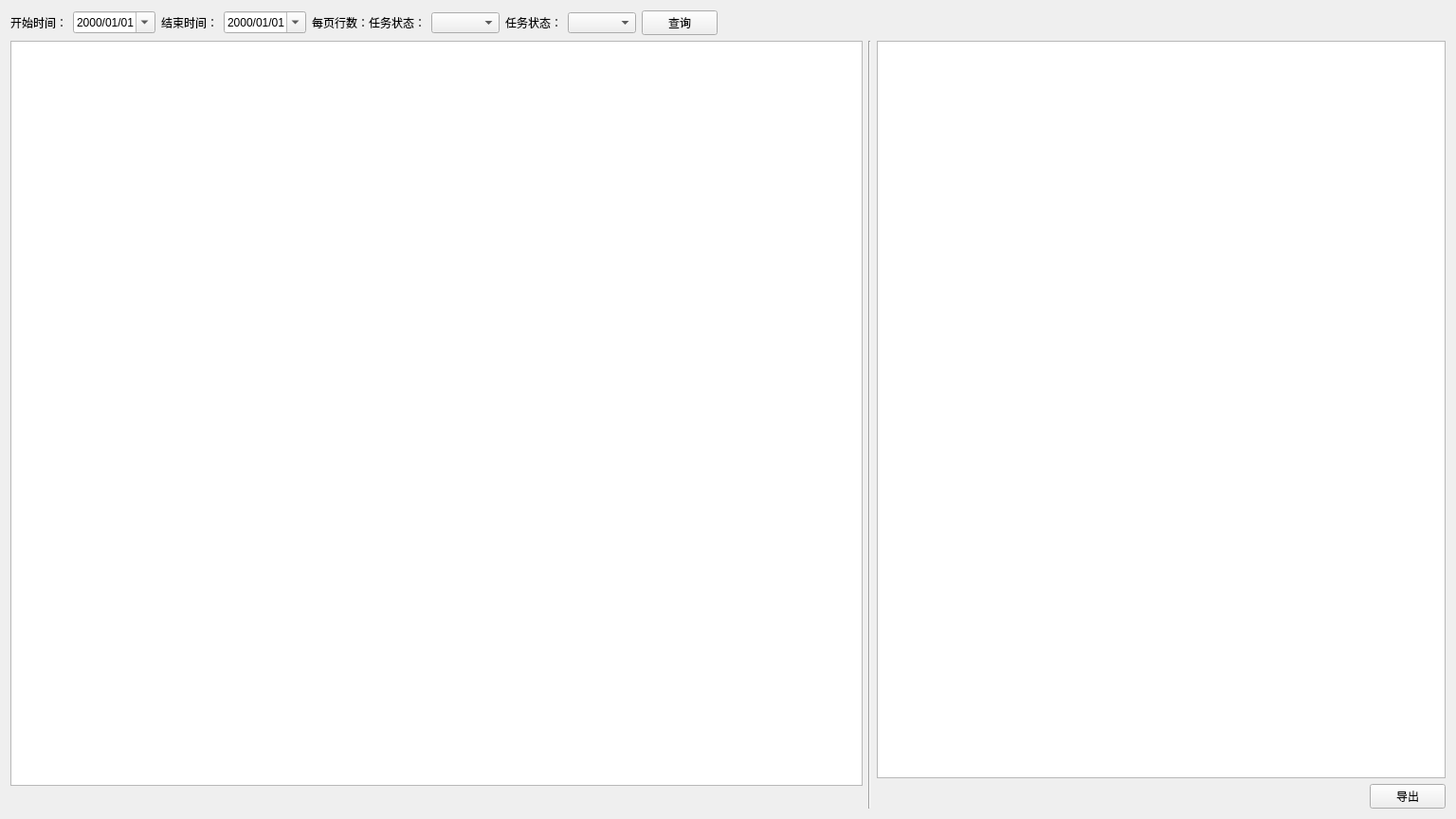
<?xml version="1.0" encoding="UTF-8"?>
<ui version="4.0">
 <class>TaskReportTableWidget</class>
 <widget class="QWidget" name="TaskReportTableWidget">
  <property name="geometry">
   <rect>
    <x>0</x>
    <y>0</y>
    <width>1536</width>
    <height>864</height>
   </rect>
  </property>
  <property name="windowTitle">
   <string>TaskReportTableWidget</string>
  </property>
  <layout class="QVBoxLayout" name="verticalLayout_3">
   <item>
    <layout class="QHBoxLayout" name="horizontalLayout">
     <item>
      <widget class="QLabel" name="label">
       <property name="text">
        <string>开始时间：</string>
       </property>
      </widget>
     </item>
     <item>
      <widget class="QDateEdit" name="startDate">
       <property name="correctionMode">
        <enum>QAbstractSpinBox::CorrectToNearestValue</enum>
       </property>
       <property name="currentSection">
        <enum>QDateTimeEdit::YearSection</enum>
       </property>
       <property name="displayFormat">
        <string>yyyy/MM/dd</string>
       </property>
       <property name="calendarPopup">
        <bool>true</bool>
       </property>
      </widget>
     </item>
     <item>
      <widget class="QLabel" name="label_2">
       <property name="text">
        <string>结束时间：</string>
       </property>
      </widget>
     </item>
     <item>
      <widget class="QDateEdit" name="endDate">
       <property name="correctionMode">
        <enum>QAbstractSpinBox::CorrectToNearestValue</enum>
       </property>
       <property name="currentSection">
        <enum>QDateTimeEdit::YearSection</enum>
       </property>
       <property name="displayFormat">
        <string>yyyy/MM/dd</string>
       </property>
       <property name="calendarPopup">
        <bool>true</bool>
       </property>
      </widget>
     </item>
     <item>
      <widget class="QLabel" name="label_3">
       <property name="text">
        <string>每页行数：任务状态：</string>
       </property>
      </widget>
     </item>
     <item>
      <widget class="QComboBox" name="pagesize"/>
     </item>
     <item>
      <widget class="QLabel" name="label_4">
       <property name="text">
        <string>任务状态：</string>
       </property>
      </widget>
     </item>
     <item>
      <widget class="QComboBox" name="taskStatusComboBox"/>
     </item>
     <item>
      <widget class="QPushButton" name="selectBtn">
       <property name="text">
        <string>查询</string>
       </property>
      </widget>
     </item>
     <item>
      <spacer name="horizontalSpacer">
       <property name="orientation">
        <enum>Qt::Horizontal</enum>
       </property>
       <property name="sizeHint" stdset="0">
        <size>
         <width>40</width>
         <height>20</height>
        </size>
       </property>
      </spacer>
     </item>
    </layout>
   </item>
   <item>
    <layout class="QHBoxLayout" name="horizontalLayout_2" stretch="3,0,2">
     <item>
      <layout class="QVBoxLayout" name="verticalLayout">
       <item>
        <widget class="QTableView" name="taskPlanTableView">
         <attribute name="verticalHeaderVisible">
          <bool>false</bool>
         </attribute>
        </widget>
       </item>
       <item>
        <widget class="QWidget" name="nav_bar" native="true">
         <layout class="QVBoxLayout" name="nav_bar_layout"/>
        </widget>
       </item>
      </layout>
     </item>
     <item>
      <widget class="Line" name="line">
       <property name="orientation">
        <enum>Qt::Vertical</enum>
       </property>
      </widget>
     </item>
     <item>
      <layout class="QVBoxLayout" name="verticalLayout_2">
       <item>
        <widget class="QWidget" name="widget" native="true">
         <layout class="QVBoxLayout" name="verticalLayout_4">
          <property name="leftMargin">
           <number>0</number>
          </property>
          <property name="topMargin">
           <number>0</number>
          </property>
          <property name="rightMargin">
           <number>0</number>
          </property>
          <property name="bottomMargin">
           <number>0</number>
          </property>
          <item>
           <widget class="QPlainTextEdit" name="plainTextEdit"/>
          </item>
          <item>
           <widget class="QWidget" name="nav_bar_2" native="true">
            <layout class="QHBoxLayout" name="horizontalLayout_3">
             <property name="leftMargin">
              <number>0</number>
             </property>
             <property name="topMargin">
              <number>0</number>
             </property>
             <property name="rightMargin">
              <number>0</number>
             </property>
             <property name="bottomMargin">
              <number>0</number>
             </property>
             <item>
              <spacer name="horizontalSpacer_2">
               <property name="orientation">
                <enum>Qt::Horizontal</enum>
               </property>
               <property name="sizeHint" stdset="0">
                <size>
                 <width>40</width>
                 <height>20</height>
                </size>
               </property>
              </spacer>
             </item>
             <item>
              <widget class="QPushButton" name="exportBtn">
               <property name="text">
                <string>导出</string>
               </property>
              </widget>
             </item>
            </layout>
           </widget>
          </item>
         </layout>
        </widget>
       </item>
      </layout>
     </item>
    </layout>
   </item>
  </layout>
 </widget>
 <resources/>
 <connections/>
</ui>
